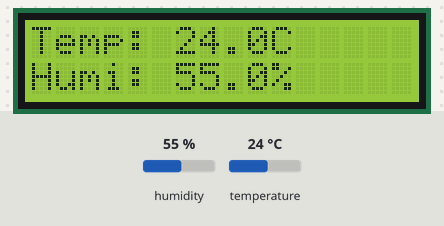
The sketch below on a simulated Arduino Uno R4 WiFi. Parts: 16×2 character LCD. The test bench sets the inputs (shaded band); at power-on: humidity 55 %, temperature 24 °C. WiFi joins after 1.5 s; servers stay silent unless stated; uploads are accepted with an empty reply; what the sketch prints to the serial monitor is not drawn.

Above: at 4.3 s.
4.4 s: humidity set to 22 %
At 5.7 s:
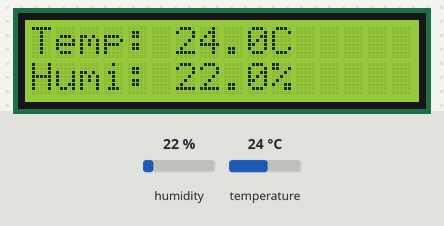
7.3 s: temperature set to 12 °C
At 8.8 s:
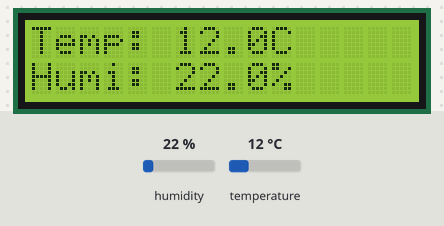
10.2 s: humidity set to 40 %
At 12.4 s:
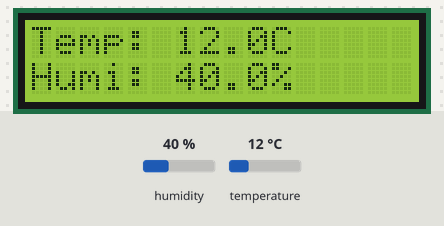
13.4 s: temperature set to 19 °C
At 15.3 s:
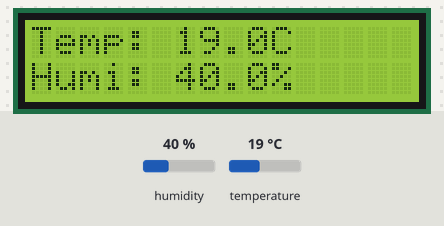
Timing chart, 0 to 16.8 s (numbered marks = the images above; inputs shaded):
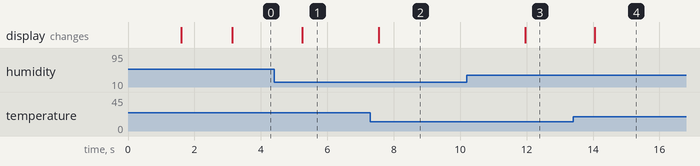

The sketch:

flowroom.ino
```cpp
#include <Wire.h>
#include <LiquidCrystal_I2C.h>
#include "DHT.h"
#include <WiFiS3.h>
#include <WiFiSSLClient.h>
#include <ArduinoHttpClient.h>

#define DHTPIN  2
#define DHTTYPE DHT22
DHT dht(DHTPIN, DHTTYPE);

LiquidCrystal_I2C lcd(0x27, 16, 2);

const char WIFI_SSID[]     = "Thiarawit_2.4G";
const char WIFI_PASSWORD[] = "0924951004";

const char HOST[]       = "script.google.com";
const int  PORT         = 443;
const char PATH[]       = "/macros/s/AKfycbwzr8405rwhLs9fOYd1htASi-cbierpXk-ZdhTvC-xgc0iu89JvKIRKl9cDVNiJO3LD/exec";
const char API_KEY[]    = "ohmlnwza";
WiFiSSLClient net;
HttpClient http(net, HOST, PORT);
unsigned long lastSend = 0;
void connectWiFi() {
  if (WiFi.status() == WL_CONNECTED) return;
  WiFi.begin(WIFI_SSID, WIFI_PASSWORD);
  unsigned long start = millis();
  while (WiFi.status() != WL_CONNECTED && millis() - start < 10000) {
    delay(200);
  }
}

bool sendToSheet(float tempC, float humi) {
  if (WiFi.status() != WL_CONNECTED) connectWiFi();
  if (WiFi.status() != WL_CONNECTED) return false;

  String url = String(PATH) + "?temp=" + String(tempC, 2) + "&moi="  + String(humi, 2) + "&key="  + API_KEY;

  http.beginRequest();
  http.get(url);
  http.sendHeader("Connection", "close");
  http.endRequest();

  int status = http.responseStatusCode();
  http.responseBody();
  http.stop();

  return (status >= 200 && status < 400);
}

// ===== Setup =====
void setup() {
  Serial.begin(115200);
  dht.begin();
  lcd.init();
  lcd.backlight();

  lcd.setCursor(0,0);
  lcd.print("Connecting...");
  connectWiFi();

  lcd.clear();
  if (WiFi.status() == WL_CONNECTED) {
    lcd.print("WiFi Connected");
    lcd.setCursor(0,1);
    lcd.print(WiFi.localIP());
  } else {
    lcd.print("WiFi Failed");
  }
  delay(1500);
  lcd.clear();
}

void loop() {
  float h = dht.readHumidity();
  float t = dht.readTemperature();

  if (isnan(h) || isnan(t)) {
    lcd.clear();
    lcd.print("Sensor Error");
    delay(2000);
    return;
  }

  lcd.clear();
  lcd.setCursor(0,0); lcd.print("Temp: "); lcd.print(t,1); lcd.print("C");
  lcd.setCursor(0,1); lcd.print("Humi: "); lcd.print(h,1); lcd.print("%");

  if (millis() - lastSend > 5000) {
    lastSend = millis();
    bool ok = sendToSheet(t, h);
    Serial.print("Sent → ");
    Serial.print(t, 1);
    Serial.print("C / ");
    Serial.print(h, 1);
    Serial.println(ok ? " OK" : " FAIL");
  }

  delay(500);
}
```

Measured:
- after the input at 4.4 s, the display: changes after 0.84 s (image 1)
- after the input at 7.3 s, the display: changes after 0.25 s (image 2)
- after the input at 10.2 s, the display: changes after 1.8 s (image 3)
- after the input at 13.4 s, the display: changes after 0.66 s (image 4)
